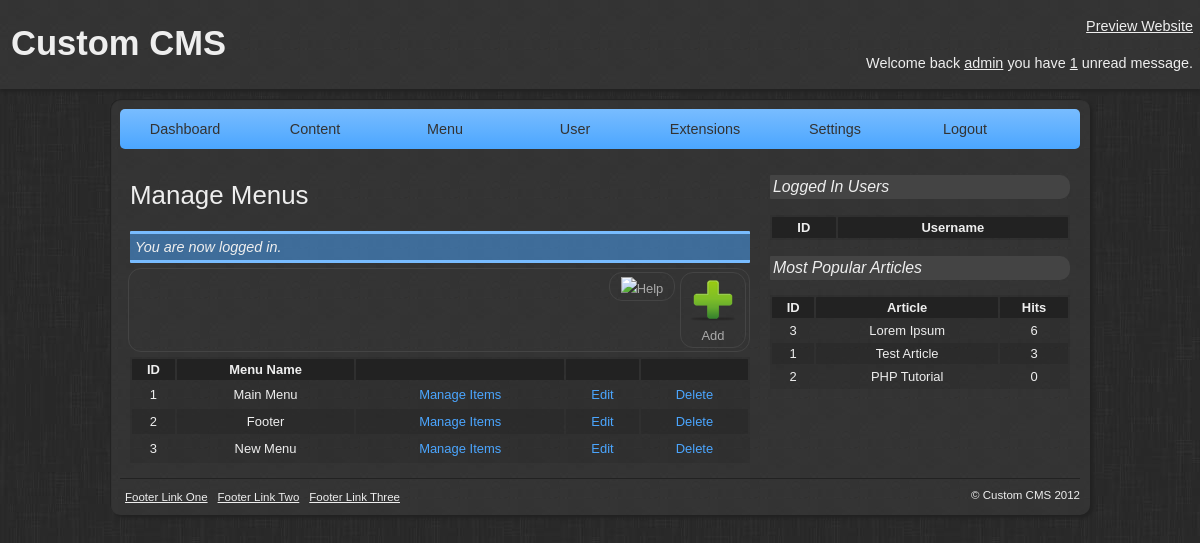
The app's page /admin/manage-menus.php (signed in) with its own data.
### tables this page shows
CREATE TABLE IF NOT EXISTS `tbl_menus` (
  `id` int(11) NOT NULL AUTO_INCREMENT,
  `name` varchar(50) NOT NULL,
  `notes` text NOT NULL,
  `date_modified` datetime NOT NULL,
  `date_created` datetime NOT NULL,
  PRIMARY KEY (`id`)
);

CREATE TABLE IF NOT EXISTS `tbl_articles` (
  `id` int(11) NOT NULL AUTO_INCREMENT,
  `author` int(11) NOT NULL,
  `category` int(11) NOT NULL,
  `name` varchar(255) NOT NULL,
  `content` text NOT NULL,
  `keywords` varchar(100) NOT NULL,
  `description` varchar(100) NOT NULL,
  `hits` int(11) NOT NULL,
  `published` int(1) NOT NULL,
  `comments` int(1) NOT NULL,
  `date_modified` datetime NOT NULL,
  `date_created` datetime NOT NULL,
  PRIMARY KEY (`id`)
);

### library/core/mysql.php (called while the page is built, shortened)
<?php
class MySQL {
	private $connection;
	public function open_connection() {
		$this->connection = mysql_connect(DATABASE_SERVER, DATABASE_USERNAME, DATABASE_PASSWORD);
		if(!$this->connection) {
			die("MySQL connection failed: " . mysql_error());
		} else {
			$db_select = mysql_select_db(DATABASE_NAME, $this->connection);
		}
	}
	public function query($sql) {
		$result = mysql_query($sql, $this->connection);
		return $result;
	}
	public function fetch_array($result) {
		return mysql_fetch_array($result);
	}
}
$database = new MySQL();
?>

### library/core/core.php (called while the page is built, shortened)
<?php
class Core {
	protected static $table_name;
	public static function instantiate($record) {
		$object = new $class_name;
		foreach($record as $attribute => $value) {
			if($object->has_attribute($attribute)) {
				$object->$attribute = $value;
			}
		}
		return $object;
	}
	public static function find_all() {
		return static::find_by_sql("SELECT * FROM " . DATABASE_TBL_PREFIX . static::$table_name . " ORDER BY id ASC");
	}
	public static function find_by_sql($sql="") {
		global $database;
		$result = $database->query($sql);
		$object_array = array();
		while($row = $database->fetch_array($result)) {
			$object_array[] = static::instantiate($row);
		}
		return $object_array;
	}
	private function has_attribute($attribute) {
		$object_vars = get_object_vars($this);
		return array_key_exists($attribute, $object_vars);
	}
}
?>

### library/core/article.php (called while the page is built, shortened)
<?php
class Article extends Core {
	public static $table_name = 'articles';
	public static function most_popular($number = 3) {
		return static::find_by_sql("SELECT * FROM " . DATABASE_TBL_PREFIX . self::$table_name . " ORDER BY hits DESC LIMIT {$number}");
	}
}
?>

### admin/manage-menus.php (the view, shortened to what this page needs)
<?php
require(ADMIN_TEMPLATE.'header.php');
?>
<div class="toolbar">
    <a href="./create-menu.php" class="toolbar-button" title="Create New Menu"><img src="images/icons/add.png" />Add</a>
	<a href="#" name="" class="toolbar-button" title="Help"><img src="images/icons/help.png" />Help</a>
</div>
<table class="table">
	<tr>
		<th>ID</th>
		<th>Menu Name</th>
		<th></th>
		<th></th>
		<th></th>
	</tr>
	<?php
		$menus = Menu::find_all();
		foreach($menus as $menu):
	?>
	<tr>
		<td><?php echo $menu->id; ?></td>
		<td><?php echo $menu->name; ?></td>
		<td><a href="./manage-menu-items.php?menu=<?php echo $menu->id; ?>" title="Manage Items in <?php echo $menu->name; ?>">Manage Items</a></td>
		<td><a href="./edit-menu.php?id=<?php echo $menu->id; ?>" title="Edit <?php echo $menu->name; ?>">Edit</a></td>
		<td><a href="./delete-menu.php?id=<?php echo $menu->id; ?>" title="Delete <?php echo $menu->name; ?>" onclick="return confirm('Are you sure you want to delete this menu?');">Delete</a></td>
	</tr>
	<?php endforeach; ?>
</table>
<?php
require(ADMIN_TEMPLATE.'footer.php');
?>

### templates/admin/newdefault/footer.php
</div>
        <div class="sidebar">
        	<h3>Logged In Users</h3>
            <table class="sidebar-table">
            	<tr>
                    <th>ID</th>
                    <th>Username</th>
                </tr>
            </table>
            <h3>Most Popular Articles</h3>
			<table class="sidebar-table">
				<tr>
					<th>ID</th>
					<th>Article</th>
					<th>Hits</th>
				</tr>
				<?php
					$most_popular_articles = Article::most_popular();
					foreach($most_popular_articles as $mpa):
				?>
				<tr>
					<td><?php echo $mpa->id; ?></td>
					<td><?php echo $mpa->name; ?></td>
					<td><?php echo $mpa->hits; ?></td>
				</tr>
				<?php endforeach; ?>
			</table>
        </div>
        <div class="footer">
            <div class="footer-left">
                <ul>
                    <li><a href="#">Footer Link One</a></li>
                    <li><a href="#">Footer Link Two</a></li>
                    <li><a href="#">Footer Link Three</a></li>
                </ul>
            </div>
            <div class="footer-right">
                <p>&copy; Custom CMS 2012</p>
            </div>
        </div>
    </div>
</body>
</html>

### templates/admin/newdefault/css/style.css (style rules this page uses)
body { margin: 0; padding: 0; font: .9em Arial; background: url('../images/background.jpg') #222; }
.sidebar { width: 300px; float: left; padding: 10px; }
.sidebar h3 { font-size: 1.1em; background: #444; padding: 3px; border-radius: 1px 10px 10px 1px; font-weight: 500; font-style: italic; }
.sidebar-table { width: 100%; font-size: .9em; background: #2F2F2F; background: rgba(11, 11, 11, .1); }
.sidebar-table tr:nth-child(odd) { background: rgba(28, 28, 28, .2); }
.sidebar-table th { background: #222; padding: 3px; border-radius: 1px 1px 0px 0px; }
.sidebar-table td { text-align: center; padding: 3px; }
.footer { width: 960px; padding: 10px 0 0; margin: 10px auto 0px; overflow: hidden; color: #EEE; font-size: .8em; border-top: 1px solid #222; }
.footer-left { float: left; }
.footer-right { float: right; }
.footer p { margin: 0; padding: 0; }
.footer ul { overflow: hidden; text-align: center; list-style: none; margin: 0; padding: 0; }
.footer ul li { float: left; }
.footer ul li a, .footer ul li a:link, .footer ul li a:visited { color: #EEE; display: block; padding: 2px 5px; transition: linear all 0.5s; -moz-transition: linear all 0.5s; -webkit-transition: linear all 0.5s; }
.toolbar { float: right; border: 1px solid #444; padding: 3px; border-radius: 13px; margin: 0 0 5px; width: 614px; }
.toolbar-button, .toolbar-button:link, .toolbar-button:visited { padding: 4px 8px; color: #AAA; text-decoration: none; float: right; border-radius: 13px; margin: 0px 0px 0px 5px; border: 1px solid #444; font-size: .9em; text-align: center; vertical-align: baseline; width: 48px; transition: linear all 0.5s; -moz-transition: linear all 0.5s; -webkit-transition: linear all 0.5s; }
.toolbar-button img { border: none; }
.table { width: 620px; font-size: .9em; margin: 5px auto; background: #2F2F2F; background: rgba(11, 11, 11, .1); }
.table tr:nth-child(odd) { background: rgba(28, 28, 28, .2); }
.table th { background: #222; padding: 3px; border-radius: 1px 1px 0px 0px; }
.table td { text-align: center; padding: 5px; }
.table td a, .table td a:link, .table td a:visited { color: #4BA6FF; text-decoration: none; transition: linear all 0.5s; -moz-transition: linear all 0.5s; -webkit-transition: linear all 0.5s; }

### records on screen
tbl_menus: id "1", name "Main Menu"
tbl_menus: id "2", name "Footer"
tbl_menus: id "3", name "New Menu"
tbl_articles: id "3", name "Lorem Ipsum", hits "6"
tbl_articles: id "1", name "Test Article", hits "3"
tbl_articles: id "2", name "PHP Tutorial", hits "0"

### other values on screen
$_SESSION['user_username'] "admin"
Message::unread_messages($_SESSION['user_id']) "1"
$title "Manage Menus"
$_SESSION['message'] "You are now logged in."
